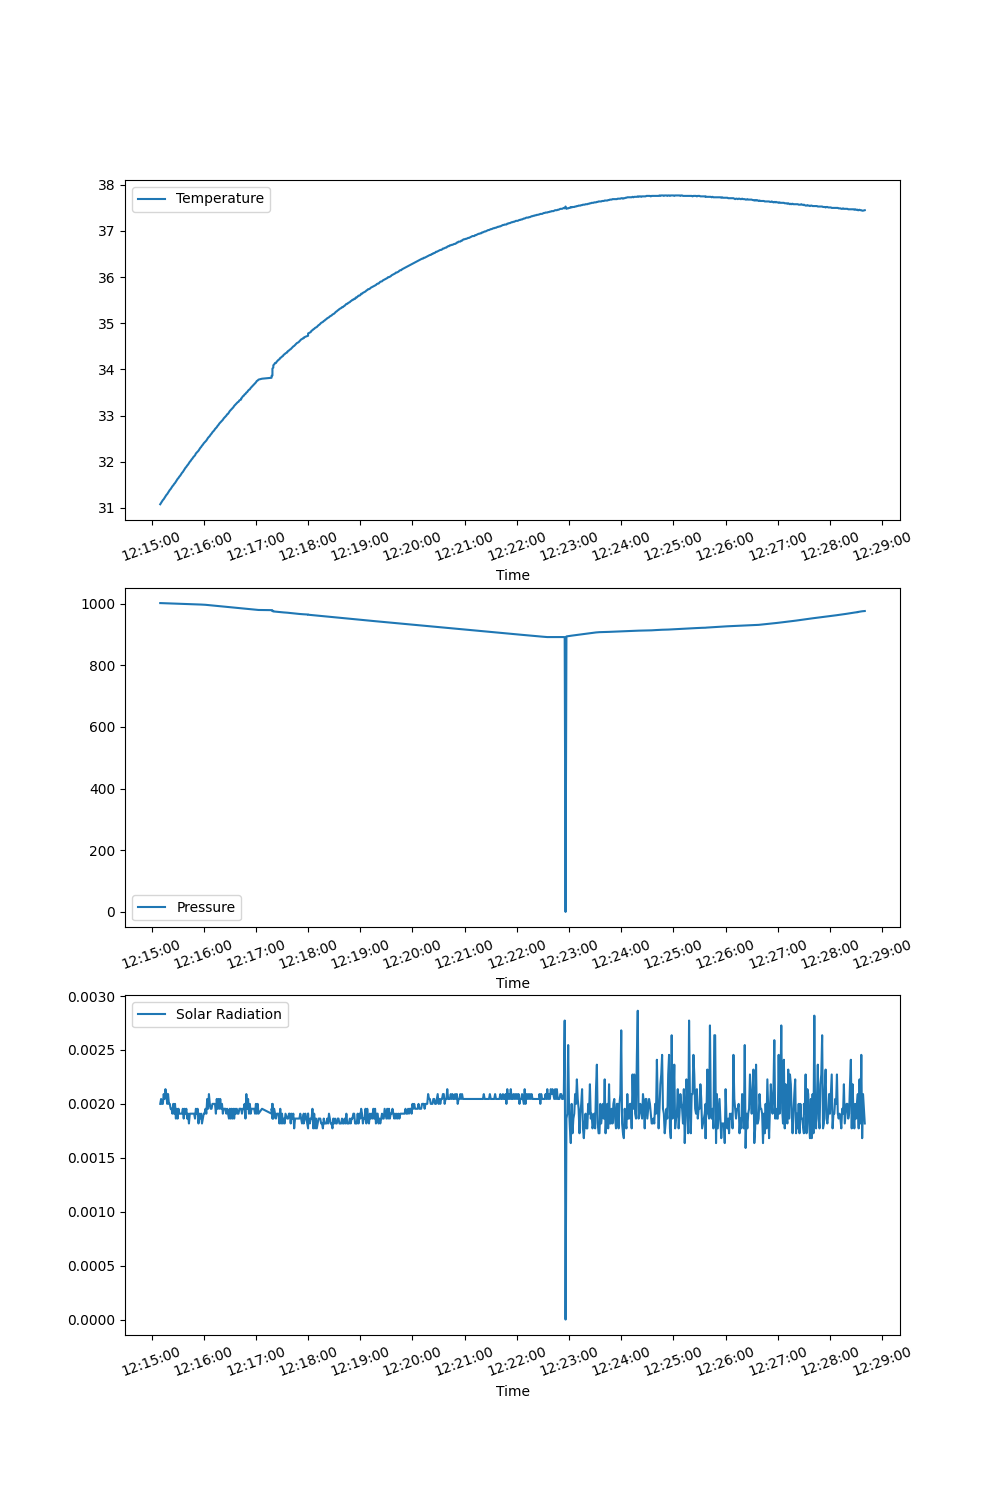

Source code (Python):
import matplotlib.pyplot as plt
import matplotlib.dates as mdates
from datetime import datetime
import requests
from matplotlib.dates import MinuteLocator

# Get data from the API
url = "http://38.242.151.128/charts_in_range/2024-05-09T12:15:10/2024-05-09T12:29:01/"

response = requests.get(url)

'''data = {
  "x_data": [
    "2024-05-09 10:35:15",
    "2024-05-09 10:35:13",
    "2024-05-09 10:35:12",
    "2024-05-09 10:35:11",
    "2024-05-09 10:35:10",
    "2024-05-09 10:35:09",
    "2024-05-09 10:35:08",
    "2024-05-09 10:35:06",
    "2024-05-09 10:35:05",
    "2024-05-09 10:35:04"
  ],
  "charts_data": [
    [27.35, 27.59, 26.22, 24.49, 22.84, 23.77, 21.82, 22.47, 20.91, 22.31],
    [980.58, 986.4, 972.3, 967.1, 969.37, 966.38, 959.04, 954.61, 943.29, 948.42],
    [1134.26, 1150.12, 1130.94, 1110.63, 1133.07, 1133.31, 1112.92, 1123.89, 1133.71, 1112.8],
    [334.1, 325.38, 319.73, 303.75, 305.8, 323.06, 328.46, 327.06, 313.08, 301.84]
  ],
  "coords": [
    [48.6159, 18.3391],
    [48.6159, 18.3391],
    [48.6153, 18.3397],
    [48.615, 18.3388],
    [48.6157, 18.3375],
    [48.6165, 18.3381],
    [48.6169, 18.3371],
    [48.6166, 18.3384],
    [48.6164, 18.3398],
    [48.6162, 18.3392]
  ]
}'''

data_response = response.json()

data = {
    "date_time": [datetime.strptime(date, "%Y-%m-%d %H:%M:%S") for date in data_response["x_data"]],
    "temperature": data_response["charts_data"][0],
    "pressure": data_response["charts_data"][1],
    "solar_radiation": data_response["charts_data"][2],
    "altitude": data_response["charts_data"][3],
    "latitude": [coord[0] for coord in data_response["coords"]],
    "longitude": [coord[1] for coord in data_response["coords"]]
}

"""print(sum(data["temperature"])/len(data["temperature"]))
print(sum(data["pressure"])/len(data["pressure"]))
print(sum(data["solar_radiation"])/len(data["solar_radiation"]))
exit()"""
# Create figure and subplots
fig, axs = plt.subplots(3, figsize=(10, 15))

# Plot altitude vs temperature, pressure, solar radiation
"""axs[0].plot(data["temperature"], data["altitude"], label="Temperature")
axs[0].plot(data["pressure"], data["altitude"], label="Pressure")
axs[0].plot(data["solar_radiation"], data["altitude"], label="Solar Radiation")
axs[0].set_xlabel("Altitude")
axs[0].legend()
axs[0].xaxis.set_tick_params(rotation=20)"""

# Plot time vs temperature, pressure, solar radiation
axs[0].plot(data["date_time"],data["temperature"], label="Temperature")
axs[0].set_xlabel("Time")
axs[0].xaxis.set_major_formatter(mdates.DateFormatter('%H:%M:%S'))
axs[0].xaxis.set_major_locator(MinuteLocator(interval=1))  # Set major ticks every 10 minutes
axs[0].legend()
axs[0].xaxis.set_tick_params(rotation=20)

axs[1].plot(data["date_time"], data["pressure"], label="Pressure")
axs[1].set_xlabel("Time")
axs[1].xaxis.set_major_formatter(mdates.DateFormatter('%H:%M:%S'))
axs[1].xaxis.set_major_locator(MinuteLocator(interval=1))  # Set major ticks every 10 minutes
axs[1].legend()
axs[1].xaxis.set_tick_params(rotation=20)

axs[2].plot(data["date_time"], data["solar_radiation"], label="Solar Radiation")
axs[2].set_xlabel("Time")
axs[2].xaxis.set_major_formatter(mdates.DateFormatter('%H:%M:%S'))
axs[2].xaxis.set_major_locator(MinuteLocator(interval=1))  # Set major ticks every 10 minutes
axs[2].legend()
axs[2].xaxis.set_tick_params(rotation=20)

"""
# Plot time vs altitude
axs[2].plot(data["date_time"], data["altitude"])
axs[2].set_xlabel("Time")
axs[2].xaxis.set_major_formatter(mdates.DateFormatter('%Y-%m-%d %H:%M:%S'))
axs[2].xaxis.set_tick_params(rotation=20)
"""
# Save the figure as a PNG file
plt.savefig("graphs.png")